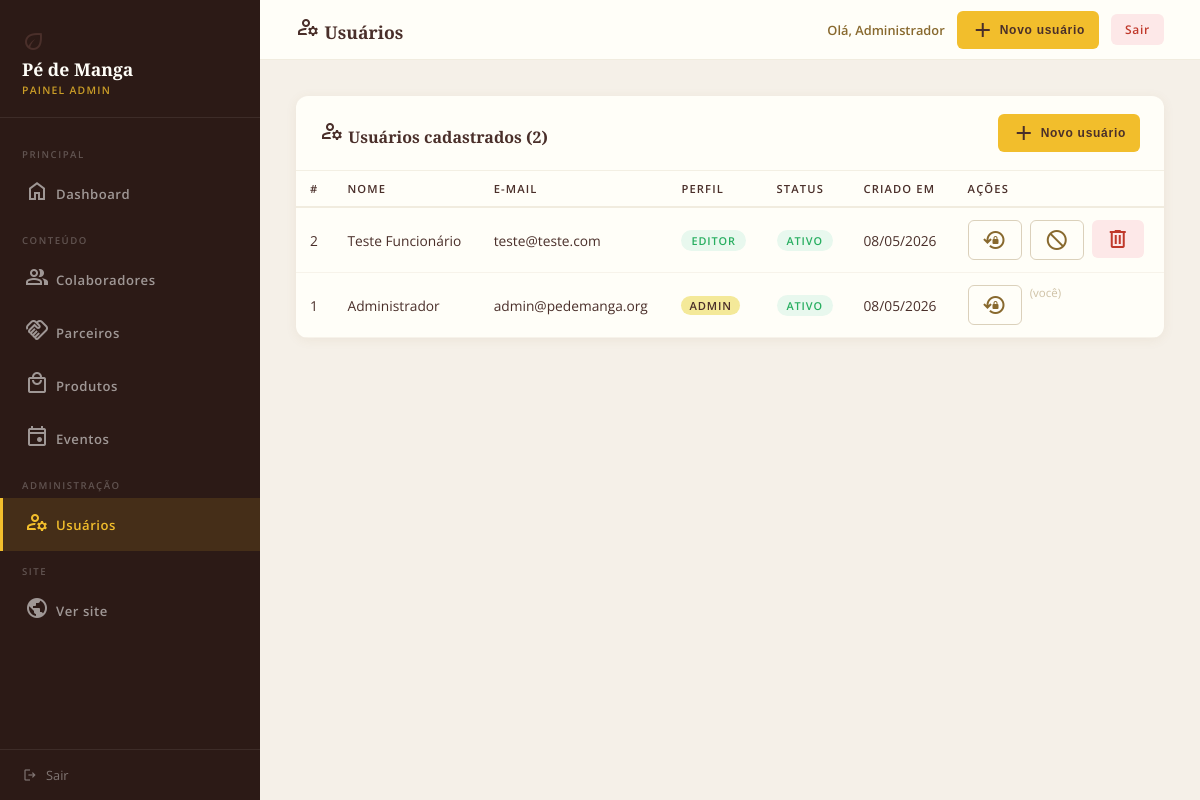
The app's page /admin/usuarios.php (signed in) with its own data.
### tables this page shows
CREATE TABLE `usuarios` (
  `id` int(10) UNSIGNED NOT NULL,
  `nome` varchar(255) NOT NULL,
  `email` varchar(320) NOT NULL,
  `senha` varchar(255) NOT NULL,
  `perfil` enum('admin','editor') NOT NULL DEFAULT 'editor',
  `ativo` tinyint(1) NOT NULL DEFAULT 1,
  `criado_em` timestamp NOT NULL DEFAULT current_timestamp()
);

### admin/usuarios.php (the view, shortened to what this page needs)
<?php
$db = get_db();
$usuarios = $db->query('SELECT id, nome, email, perfil, ativo, criado_em FROM usuarios ORDER BY criado_em DESC')->fetchAll(PDO::FETCH_ASSOC);
?>
<!DOCTYPE html>
<html lang="pt-BR">
<head>
  <link rel="stylesheet" href="../assets/css/admin.css">
</head>
<body>
  <div class="admin-layout">
    <?php require '_sidebar.php'; ?>
    <div class="admin-main">
      <div class="admin-topbar">
        <h3><span class="material-symbols-outlined">manage_accounts</span> Usuários</h3>
        <div class="topbar-actions">
          <span class="topbar-user">Olá, <?= htmlspecialchars($_SESSION['adm_user']) ?></span>
          <button class="btn-adm btn-adm-primary" onclick="abrirModal('modalCriar')"><span
              class="material-symbols-outlined">add</span> Novo usuário</button>
          <a href="logout.php" class="btn-adm btn-adm-danger">Sair</a>
        </div>
      </div>
      <div class="admin-content">
        <div class="admin-card">
          <div class="admin-card-header">
            <h4><span class="material-symbols-outlined">manage_accounts</span> Usuários cadastrados
              (<?= count($usuarios) ?>)</h4>
            <button class="btn-adm btn-adm-primary" onclick="abrirModal('modalCriar')"><span
                class="material-symbols-outlined">add</span> Novo usuário</button>
          </div>
          <div class="admin-card-body" style="padding:0;">
            <div class="table-scroll">
            <table>
              <thead>
                <tr>
                  <th class="th-hide-mobile">#</th>
                  <th>Nome</th>
                  <th>E-mail</th>
                  <th>Perfil</th>
                  <th>Status</th>
                  <th class="th-hide-mobile">Criado em</th>
                  <th>Ações</th>
                </tr>
              </thead>
              <tbody>
                <?php foreach ($usuarios as $u): ?>
                  <tr>
                    <td class="td-hide-mobile"><?= $u['id'] ?></td>
                    <td><?= htmlspecialchars($u['nome']) ?></td>
                    <td><?= htmlspecialchars($u['email']) ?></td>
                    <td>
                      <span class="badge <?= $u['perfil'] === 'admin' ? 'badge-amarelo' : 'badge-verde' ?>">
                        <?= $u['perfil'] ?>
                      </span>
                    </td>
                    <td>
                      <span class="badge <?= $u['ativo'] ? 'badge-verde' : '' ?>"
                        style="<?= !$u['ativo'] ? 'background:#fde8e8;color:#c0392b;' : '' ?>">
                        <?= $u['ativo'] ? 'Ativo' : 'Inativo' ?>
                      </span>
                    </td>
                    <td class="td-hide-mobile"><?= date('d/m/Y', strtotime($u['criado_em'])) ?></td>
                    <td>
                      <div class="td-actions">
                        <button class="btn-adm btn-adm-outline"
                          onclick="abrirModalSenha(<?= $u['id'] ?>, '<?= htmlspecialchars(addslashes($u['nome'])) ?>')"
                          title="Redefinir senha"><span class="material-symbols-outlined">lock_reset</span></button>
                        <?php if ((int) $u['id'] !== (int) $_SESSION['adm_id']): ?>
                          <form method="POST" style="display:inline;">
                            <button type="submit" class="btn-adm <?= $u['ativo'] ? 'btn-adm-outline' : 'btn-adm-verde' ?>"
                              title="<?= $u['ativo'] ? 'Desativar' : 'Ativar' ?>">
                              <span class="material-symbols-outlined"><?= $u['ativo'] ? 'block' : 'check_circle' ?></span>
                            </button>
                          </form>
                          <form method="POST" style="display:inline;"
                            onsubmit="return confirm('Excluir o usuário <?= htmlspecialchars(addslashes($u['nome'])) ?>?')">
                            <button type="submit" class="btn-adm btn-adm-danger" title="Excluir"><span
                                class="material-symbols-outlined">delete</span></button>
                          </form>
                        <?php else: ?>
                          <span style="font-size:.72rem;color:rgba(136,105,46,.4);">(você)</span>
                        <?php endif; ?>
                      </div>
                    </td>
                  </tr>
                <?php endforeach; ?>
              </tbody>
            </table>
            </div>
          </div>
        </div>
      </div>
    </div>
  </div>
</body>
</html>

### assets/css/admin.css (style rules this page uses)
:root { --amarelo: #f2be2c; --marrom: #88692e; --marrom-escuro: #4a2f2a; --amarelo-pastel: #f4e999; --verde: #83c155; --branco: #fffef8; --fundo-claro: #fdf8ee; --text: #2d2d2d; --text-light: #444; --erro: #c0392b; --sucesso: #27ae60; --admin-sidebar: #2c1a16; --admin-bg: #f5f0e8; --sombra-leve: 0 2px 14px rgba(136, 105, 46, 0.1); --sombra-media: 0 8px 30px rgba(136, 105, 46, 0.14); --sombra-forte: 0 16px 50px rgba(136, 105, 46, 0.18); --radius: 12px; --nav-h: 68px; --glass: rgba(255, 255, 255, 0.95); --transition: all 0.3s cubic-bezier(0.4, 0, 0.2, 1); }
*, *::before, *::after { margin: 0; padding: 0; box-sizing: border-box; }
html, body { font-family: "Open Sans", sans-serif; font-weight: 400; background: var(--admin-bg); color: var(--marrom-escuro); min-height: 100vh; overflow-x: hidden; max-width: 100%; }
a { text-decoration: none; }
.admin-layout { display: flex; min-height: 100vh; }
.admin-main { margin-left: 260px; flex: 1; display: flex; flex-direction: column; min-height: 100vh; }
.admin-topbar { background: var(--branco); padding: 0 36px; height: 60px; display: flex; align-items: center; justify-content: space-between; border-bottom: 1px solid rgba(136, 105, 46, 0.12); position: sticky; top: 0; z-index: 40; }
.admin-topbar h3 { font-family: "Playfair Display", serif; font-size: 1.1rem; color: var(--marrom-escuro); }
.topbar-actions { display: flex; align-items: center; gap: 12px; }
.topbar-user { font-size: 0.8rem; color: var(--marrom); font-weight: 600; }
.admin-content { padding: 36px; flex: 1; }
.admin-card { background: var(--branco); border-radius: 12px; box-shadow: 0 2px 12px rgba(136, 105, 46, 0.08); margin-bottom: 24px; overflow: hidden; }
.admin-card-header { padding: 18px 24px; border-bottom: 1px solid rgba(136, 105, 46, 0.1); display: flex; align-items: center; justify-content: space-between; }
.admin-card-header h4 { font-family: "Playfair Display", serif; font-size: 1rem; color: var(--marrom-escuro); }
.admin-card-body { padding: 24px; }
table { width: 100%; border-collapse: collapse; }
thead tr { border-bottom: 2px solid rgba(136, 105, 46, 0.12); }
th { padding: 10px 14px; font-size: 0.7rem; font-weight: 600; letter-spacing: 0.1em; text-transform: uppercase; color: var(--marrom-escuro); text-align: left; }
tbody tr { border-bottom: 1px solid rgba(136, 105, 46, 0.07); transition: background 0.15s; }
td { padding: 12px 14px; font-size: 0.86rem; color: var(--marrom-escuro); vertical-align: middle; }
.td-actions { display: flex; gap: 8px; }
.btn-adm { display: inline-flex; align-items: center; gap: 5px; padding: 7px 14px; border-radius: 6px; font-size: 0.75rem; font-weight: 600; letter-spacing: 0.06em; cursor: pointer; border: none; transition: 0.2s; }
.btn-adm-primary { background: var(--amarelo); color: var(--marrom-escuro); }
.btn-adm-danger { background: #fde8e8; color: var(--erro); }
.btn-adm-outline { background: transparent; border: 1.5px solid rgba(136, 105, 46, 0.3); color: var(--marrom); }
.badge { display: inline-block; padding: 3px 10px; border-radius: 20px; font-size: 0.68rem; font-weight: 600; letter-spacing: 0.08em; text-transform: uppercase; }
.badge-verde { background: #e8f8ee; color: var(--sucesso); }
.badge-amarelo { background: var(--amarelo-pastel); color: var(--marrom-escuro); }
.badge-amarelo { background: var(--amarelo-pastel); color: var(--marrom-escuro); font-size: .7rem; font-weight: 600; padding: 2px 8px; border-radius: 20px; white-space: nowrap; }

### records on screen
usuarios: id "2", nome "Teste Funcionário", email "teste@teste.com", perfil "EDITOR", ativo "ATIVO", criado_em "08/05/2026"
usuarios: id "1", nome "Administrador", email "admin@pedemanga.org", perfil "ADMIN", ativo "ATIVO", criado_em "08/05/2026", shows "(você)"

### other values on screen
$_SESSION['adm_user'] "Administrador"
count($usuarios) "2"
